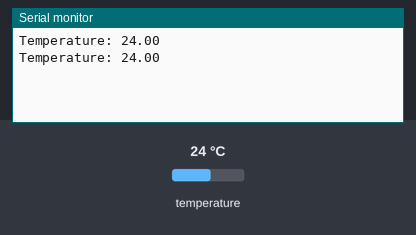
Simulated run of this sketch. Board: Arduino Uno, built with avr-gcc and run on an emulated ATmega328P. Shown: the last lines printed to the serial monitor. The inputs (shaded band) are chosen by the test bench; at power-on: temperature 24 °C.

Above: at 2.8 s.
2.9 s: temperature set to 12 °C
At 4.2 s:
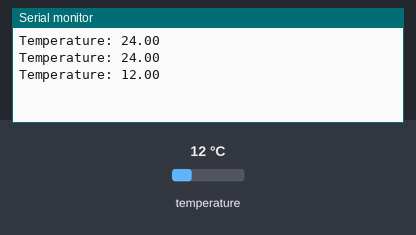
4.7 s: temperature set to 19 °C
At 4.7 s:
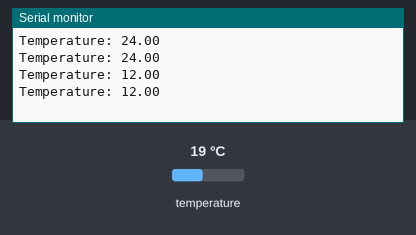
Timing chart, 0 to 7.7 s (numbered marks = the images above; inputs shaded):
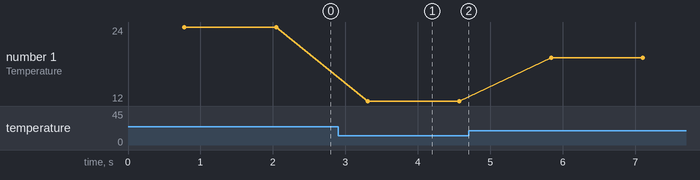

Measured:
- after the input at 2.9 s, the serial monitor: prints a new line after 0.41 s (image 1)
- plotted number 1: 24 → 12 after the input at 2.9 s, 12 → 19 after the input at 4.7 s

The sketch:

client1.ino
```cpp
#include <OneWire.h>
#include <DallasTemperature.h>

#define ONE_WIRE_BUS 5

OneWire oneWire(ONE_WIRE_BUS);

DallasTemperature sensors(&oneWire);

float temperature;
void sendDallasTemperatureSensorData();

void setup() {
  Serial.begin(115200);
  sensors.begin();
}

void loop() {

  sendDallasTemperatureSensorData();
  delay(500);
}

void sendDallasTemperatureSensorData() {
  sensors.requestTemperatures();
  temperature = sensors.getTempCByIndex(0);
  Serial.print("Temperature: ");
  Serial.println(temperature);

}
```
